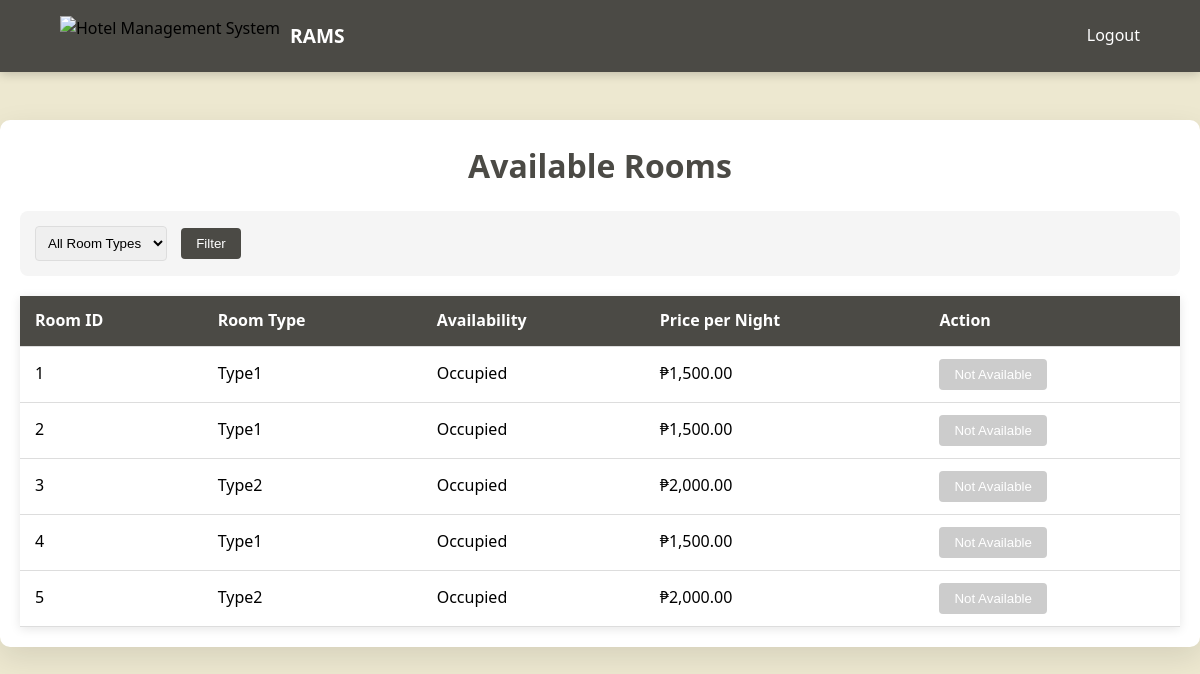
/customer_dashboard.php (signed in), run on the app's committed database.
### tables this page shows
CREATE TABLE `tblroom` (
  `roomid` int(11) NOT NULL,
  `customerid` int(11) DEFAULT NULL,
  `isAvailable` tinyint(1) NOT NULL,
  `dateFrom` date NOT NULL,
  `dateTo` date NOT NULL,
  `roomType` varchar(50) NOT NULL,
  `price` decimal(10,2) NOT NULL
);

### customer_dashboard.php (the view, shortened to what this page needs)
<?php
    require_once 'conn.php';
    try {
        $queryRooms = "SELECT roomid, customerid, isAvailable, dateFrom, dateTo, roomType, price FROM tblroom";
        $roomResultset = $connection->query($queryRooms);
    } catch (Exception $e) {
        error_log("Error in customer_dashboard.php: " . $e->getMessage());
        $error = "Error loading rooms: " . $e->getMessage();
    }
?>
<!DOCTYPE html>
<html>
<head>
    <link rel="stylesheet" href="css/indexStyle.css">
</head>
<body>
    <nav class="navbar">
        <div class="nav-container">
            <div class="logo">
                <img src="https://www.adaptivewfs.com/wp-content/uploads/2020/07/logo-placeholder-image.png" alt="Hotel Management System">
                <h1>RAMS</h1>
            </div>
            <div class="nav-menu">
                <a href="index.php#home">Logout</a>
            </div>
        </div>
    </nav>
    <div class="content">
        <h1>Available Rooms</h1>
        <div class="filter-section">
            <form method="GET" action="" id="filterForm">
                <select name="type" id="roomTypeFilter">
                    <option value="">All Room Types</option>
                </select>
                <button type="submit">Filter</button>
            </form>
        </div>
        <?php if (isset($error)): ?>
            <div class="error-message"><?php echo $error; ?></div>
        <?php else: ?>
            <div class="table-responsive">
                <table>
                    <thead>
                        <tr>
                            <th>Room ID</th>
                            <th>Room Type</th>
                            <th>Availability</th>
                            <th>Price per Night</th>
                            <th>Action</th>
                        </tr>
                    </thead>
                    <tbody>
                        <?php while($room = $roomResultset->fetch_assoc()): ?>
                            <tr>
                                <td><?php echo htmlspecialchars($room['roomid']); ?></td>
                                <td><?php echo htmlspecialchars($room['roomType']); ?></td>
                                <td><?php echo $room['isAvailable'] ? 'Available' : 'Occupied'; ?></td>
                                <td>₱<?php echo number_format($room['price'] ?? 0, 2); ?></td>
                                <td>
                                    <button class="book-btn" onclick="openBookingForm(<?php echo $room['roomid']; ?>)" <?php echo !$room['isAvailable'] ? 'disabled' : ''; ?>>
                                        <?php echo $room['isAvailable'] ? 'Book Now' : 'Not Available'; ?>
                                    </button>
                                </td>
                            </tr>
                        <?php endwhile; ?>
                    </tbody>
                </table>
            </div>
        <?php endif; ?>
    </div>
</body>
</html>

### css/indexStyle.css (style rules this page uses)
:root { --primary-color: #4b4a45; --secondary-color: #000; --accent-color: #fff; --dark-color: #4b4a45; --light-color: #ede8d0; --button-color: #adad00; --text-color: #000; --transition: all 0.3s ease; }
* { box-sizing: border-box; margin: 0; padding: 0; }
body { font-family: 'Segoe UI', Tahoma, Geneva, Verdana, sans-serif; line-height: 1.6; color: var(--text-color); background-color: var(--light-color); }
.navbar { position: fixed; top: 0; width: 100%; background-color: var(--primary-color); padding: 1rem 0; z-index: 1000; backdrop-filter: blur(5px); box-shadow: 0 2px 10px rgba(0, 0, 0, 0.2); }
.nav-container { display: flex; justify-content: space-between; align-items: center; width: 90%; max-width: 1200px; margin: 0 auto; }
.logo { display: flex; align-items: center; gap: 10px; }
.logo img { height: 40px; }
.logo h1 { color: #fff; font-size: 1.2rem; font-weight: 600; }
.nav-menu { display: flex; gap: 2rem; }
.nav-menu a { color: #fff; text-decoration: none; transition: var(--transition); }

### customer_dashboard.php (style rules this page uses)
.content { max-width: 1200px; margin: 120px auto 30px auto; padding: 20px; background-color: #fff; border-radius: 10px; box-shadow: 0 10px 30px rgba(0,0,0,0.1); overflow-x: auto; }
.content h1 { color: var(--primary-color); text-align: center; margin-bottom: 20px; }
.filter-section { margin-bottom: 20px; padding: 15px; background: #f5f5f5; border-radius: 8px; display: flex; gap: 10px; align-items: center; }
.filter-section select { padding: 8px; border: 1px solid #ddd; border-radius: 4px; margin-right: 10px; }
.filter-section button { padding: 8px 15px; background-color: var(--primary-color); color: white; border: none; border-radius: 4px; cursor: pointer; }
table { width: 100%; border-collapse: collapse; margin-top: 20px; background: white; box-shadow: 0 2px 10px rgba(0,0,0,0.1); }
th, td { padding: 12px 15px; text-align: left; border-bottom: 1px solid #ddd; }
th { background-color: var(--primary-color); color: white; font-weight: bold; }
.book-btn { padding: 8px 15px; background-color: var(--primary-color); color: white; border: none; border-radius: 4px; cursor: pointer; text-decoration: none; display: inline-block; }
.book-btn:disabled { background-color: #ccc; cursor: not-allowed; }

### data on the page
tblroom: roomid "1", roomType "Type1", isAvailable "Occupied", price "1,500.00"
tblroom: roomid "2", roomType "Type1", isAvailable "Occupied", price "1,500.00"
tblroom: roomid "3", roomType "Type2", isAvailable "Occupied", price "2,000.00"
tblroom: roomid "4", roomType "Type1", isAvailable "Occupied", price "1,500.00"
tblroom: roomid "5", roomType "Type2", isAvailable "Occupied", price "2,000.00"
